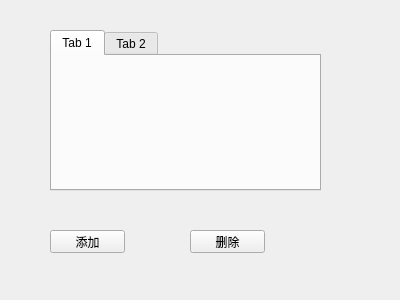
<?xml version="1.0" encoding="UTF-8"?>
<ui version="4.0">
 <class>Form</class>
 <widget class="QWidget" name="Form">
  <property name="geometry">
   <rect>
    <x>0</x>
    <y>0</y>
    <width>400</width>
    <height>300</height>
   </rect>
  </property>
  <property name="windowTitle">
   <string>Form</string>
  </property>
  <widget class="QTabWidget" name="tabWidget">
   <property name="geometry">
    <rect>
     <x>50</x>
     <y>30</y>
     <width>271</width>
     <height>161</height>
    </rect>
   </property>
   <widget class="QWidget" name="tab">
    <attribute name="title">
     <string>Tab 1</string>
    </attribute>
   </widget>
   <widget class="QWidget" name="tab_2">
    <attribute name="title">
     <string>Tab 2</string>
    </attribute>
   </widget>
  </widget>
  <widget class="QPushButton" name="pushButton">
   <property name="geometry">
    <rect>
     <x>50</x>
     <y>230</y>
     <width>75</width>
     <height>23</height>
    </rect>
   </property>
   <property name="text">
    <string>添加</string>
   </property>
  </widget>
  <widget class="QPushButton" name="pushButton_2">
   <property name="geometry">
    <rect>
     <x>190</x>
     <y>230</y>
     <width>75</width>
     <height>23</height>
    </rect>
   </property>
   <property name="text">
    <string>删除</string>
   </property>
  </widget>
 </widget>
 <resources/>
 <connections/>
</ui>
